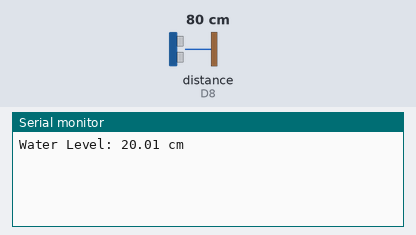
A sketch run on a simulated ESP8266 (NodeMCU). Parts: the last lines printed to the serial monitor. Wiring (inferred from the names in the program): ultrasonic range finder: trigger D7; echo D8. The inputs (shaded band) are chosen by the test bench; at power-on: distance to the obstacle (sensor on D8) 80 cm. The echo pulse lasts 58.3 µs per cm; WiFi joins after 1.5 s; servers stay silent unless stated.

Above: at 3.0 s.
3.1 s: distance to the obstacle (sensor on D8) set to 2 cm
At 5.2 s:
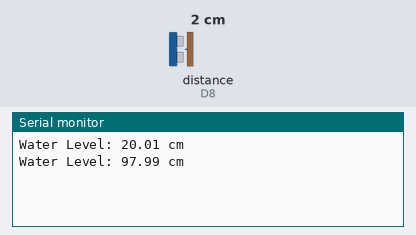
5.8 s: distance to the obstacle (sensor on D8) set to 4 cm
At 6.8 s:
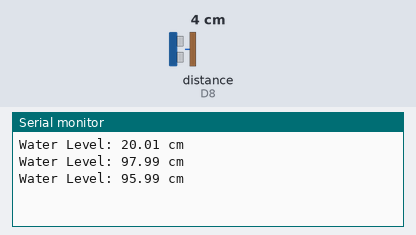
Timing chart, 0 to 8.8 s (numbered marks = the images above; inputs shaded):
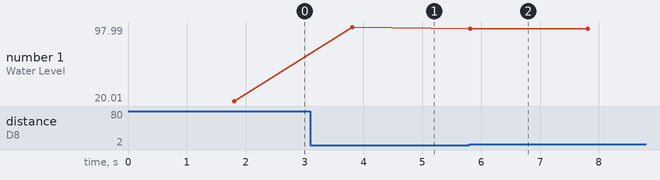

Measured:
- after the input at 3.1 s, the serial monitor: prints a new line after 0.71 s (image 1)
- after the input at 5.8 s, the serial monitor: prints a new line at once (image 2)
- plotted number 1: 20.01 → 97.99 after the input at 3.1 s, 97.99 → 95.99 after the input at 5.8 s

The sketch:

example.ino
```cpp
#define BLYNK_TEMPLATE_ID "YourTemplateID"
#define BLYNK_TEMPLATE_NAME "Water Level Monitor"
#define BLYNK_AUTH_TOKEN "YourAuthToken"

#include <ESP8266WiFi.h>
#include <BlynkSimpleEsp8266.h>

// Blynk credentials
char auth[] = BLYNK_AUTH_TOKEN;
char ssid[] = "YourWiFiSSID";
char pass[] = "YourWiFiPassword";

// Ultrasonic sensor pins
#define TRIG_PIN D7
#define ECHO_PIN D8

// Tank height in cm (adjust as per your tank)
const int tankHeight = 100;

// Blynk virtual pin for water level
#define WATER_LEVEL_VPIN V0

void setup() {
  Serial.begin(115200);
  Blynk.begin(auth, ssid, pass);

  pinMode(TRIG_PIN, OUTPUT);
  pinMode(ECHO_PIN, INPUT);
}

void loop() {
  Blynk.run();
  sendWaterLevel();
  delay(2000); // Update every 2 seconds
}

void sendWaterLevel() {
  long duration;
  float distanceCM;

  digitalWrite(TRIG_PIN, LOW);
  delayMicroseconds(2);

  digitalWrite(TRIG_PIN, HIGH);
  delayMicroseconds(10);
  digitalWrite(TRIG_PIN, LOW);

  duration = pulseIn(ECHO_PIN, HIGH);
  distanceCM = (duration * 0.0343) / 2;

  // Calculate water level
  float waterLevel = tankHeight - distanceCM;

  // Clamp the water level between 0 and tankHeight
  waterLevel = constrain(waterLevel, 0, tankHeight);

  Serial.print("Water Level: ");
  Serial.print(waterLevel);
  Serial.println(" cm");

  Blynk.virtualWrite(WATER_LEVEL_VPIN, waterLevel);
}
```
